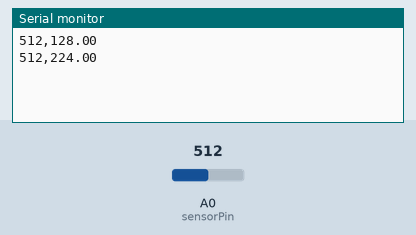
This sketch was run on a simulated Arduino Uno, built with avr-gcc and run on an emulated ATmega328P. Shown: the last lines printed to the serial monitor. Inputs (shaded band) come from the test bench; at power-on: A0 (sensorPin) = 512.

Above: at 1.8 s.
1.9 s: A0 (sensorPin) set to 716
At 2.3 s:
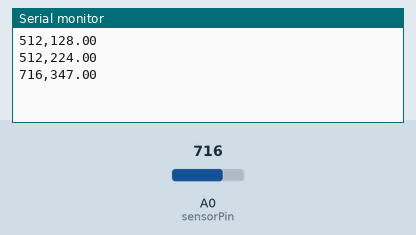
3.4 s: A0 (sensorPin) set to 900
At 4.8 s:
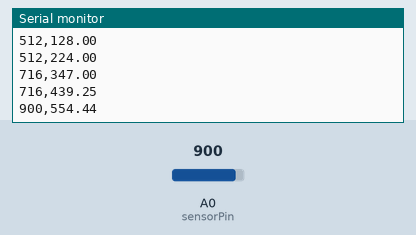
Timing chart, 0 to 6.4 s (numbered marks = the images above; inputs shaded):
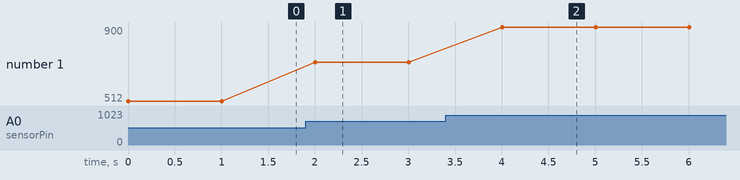

The sketch:

24_HeartBeat_sensor.ino
```cpp
int sensorPin = A0;
double alpha = 0.75;
int period = 1000;

void setup() {
  Serial.begin (9600);
  pinMode (sensorPin, INPUT);
}

void loop() {
  static double oldValue = 0;
  int rawValue = analogRead(sensorPin);

  double value = alpha * oldValue + (1 - alpha) * rawValue;

  Serial.print (rawValue);
  Serial.print (",");
  Serial.println (value);
  oldValue = value;
  delay (period);


}
```

Measured:
- after the input at 1.9 s, the serial monitor: prints a new line after 0.10 s (image 1)
- after the input at 3.4 s, the serial monitor: prints a new line after 0.60 s (image 2)
- plotted number 1: 512 → 716 after the input at 1.9 s, 716 → 900 after the input at 3.4 s
